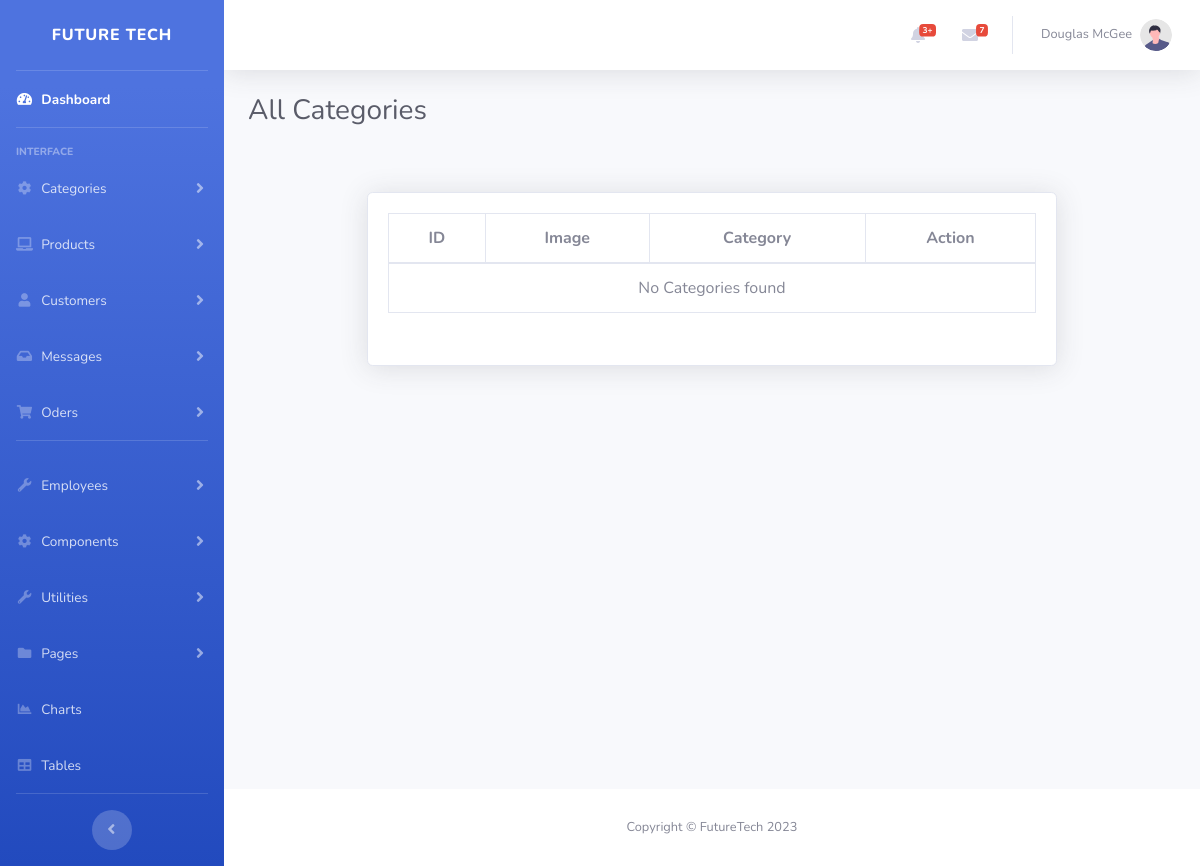
/admin/category_view.php, run on an earlier commit of the app's database.
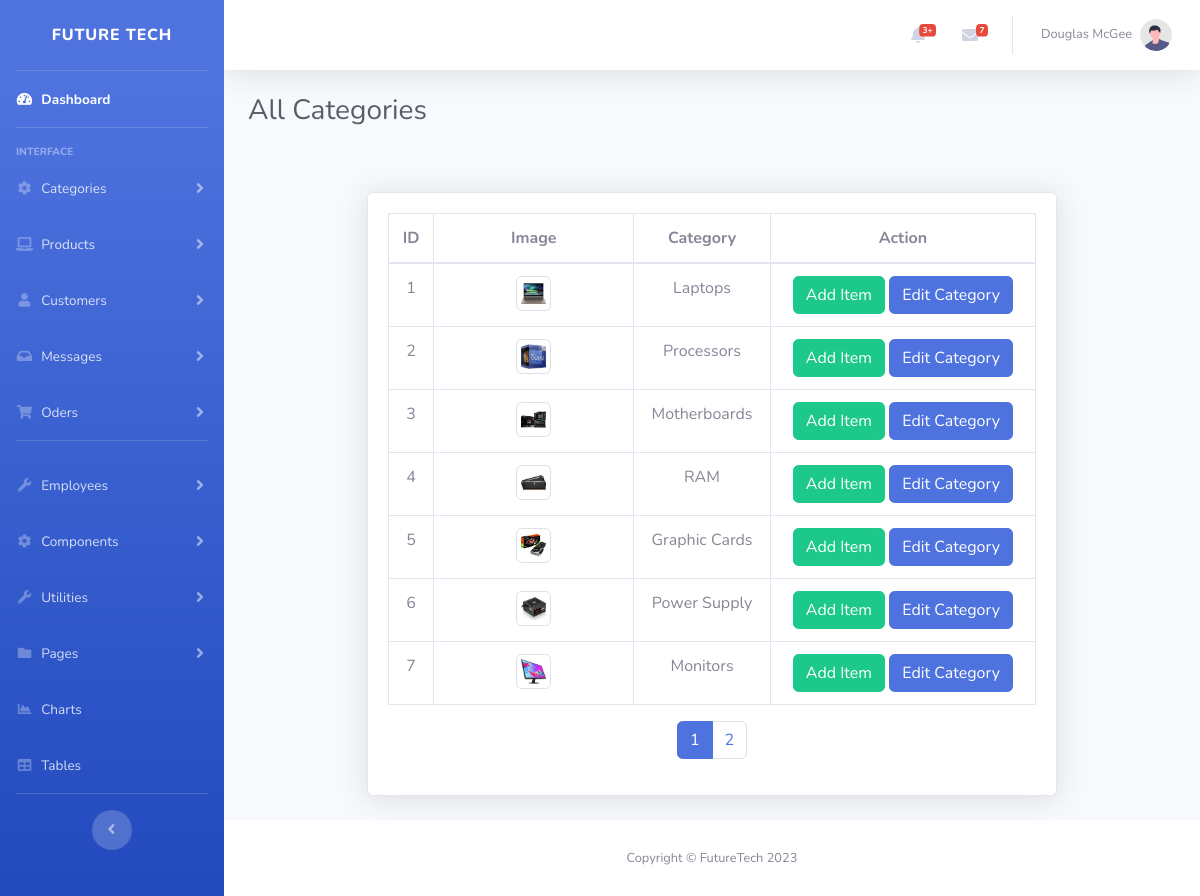
And on a later commit of the database.
### tables this page shows
CREATE TABLE `category` (
  `id` int(11) NOT NULL,
  `name` varchar(50) NOT NULL,
  `image` varchar(100) NOT NULL
);

### admin/category_view.php (the view)
<?php
include 'header.php';
$sql = "SELECT * FROM category";
$result = mysqli_query($conn, $sql);
$totalRows = mysqli_num_rows($result);
$rowsPerPage = 7;
$totalPages = ceil($totalRows / $rowsPerPage);
if (isset($_GET['page'])) {
    $currentPage = $_GET['page'];
} else {
    $currentPage = 1;
}
$offset = ($currentPage - 1) * $rowsPerPage;
$sql .= " LIMIT $offset, $rowsPerPage";
$result = mysqli_query($conn, $sql);
?>
<div class="container-fluid">
    <h1 class="h3 mb-4 text-gray-800">All Categories</h1>
    <div class="row">
        <div class="col-lg-9 mx-auto" style="margin-top: 40px;">
            <div class="card shadow mb-4">
                <div class="card-body">
                    <div class="table-responsive">
                        <table class="table table-bordered text-center" id="dataTable" width="100%" cellspacing="0">
                            <thead>
                                <tr>
                                    <th>ID</th>
                                    <th>Image</th>
                                    <th>Category</th>
                                    <th>Action</th>
                                </tr>
                            </thead>
                            <tbody>
                                <?php
                                $id = ($currentPage - 1) * $rowsPerPage + 1;
                                if (mysqli_num_rows($result) > 0) {
                                    while ($row = mysqli_fetch_assoc($result)) {
                                ?>
                                        <tr>
                                            <td><?php echo $id; ?></td>
                                            <td><img src="assets/images/categories/<?php echo $row['image']; ?>" alt="Category Image" width="20%" class="img-thumbnail"></td>
                                            <td><?php echo $row['name']; ?></td>
                                            <td>
                                                <a href="category_edit.php?id=<?php echo $row['id']; ?>" class="btn btn-success">Add Item</a>
                                                <a href="category_edit.php?id=<?php echo $row['id']; ?>" class="btn btn-primary">Edit Category</a>
                                            </td>
                                        </tr>
                                <?php
                                        $id++;
                                    }
                                } else {
                                    echo '<tr><td colspan="4">No Categories found</td></tr>';
                                }
                                ?>
                            </tbody>
                        </table>
                    </div>
                    <nav>
                        <ul class="pagination justify-content-center">
                            <?php
                            for ($i = 1; $i <= $totalPages; $i++) {
                                $activeClass = ($i == $currentPage) ? 'active' : '';
                            ?>
                                <li class="page-item <?php echo $activeClass; ?>"><a class="page-link" href="?page=<?php echo $i; ?>"><?php echo $i; ?></a></li>
                            <?php
                            }
                            ?>
                        </ul>
                    </nav>
                </div>
            </div>
        </div>
    </div>
</div>
</div>
<?php include 'footer.php'; ?>

### admin/header.php (shortened to what this page needs)
<!DOCTYPE html>
<html lang="en">
<head>
    <link href="vendor/fontawesome-free/css/all.min.css" rel="stylesheet" type="text/css">
    <link href="css/sb-admin-2.min.css" rel="stylesheet">
</head>
<body id="page-top">
    <div id="wrapper">
        <ul class="navbar-nav bg-gradient-primary sidebar sidebar-dark accordion" id="accordionSidebar">
            <a class="sidebar-brand d-flex align-items-center justify-content-center" href="index.php">
                <div class="sidebar-brand-text mx-3">FUTURE TECH</div>
            </a>
            <hr class="sidebar-divider my-0">
            <li class="nav-item active">
                <a class="nav-link" href="index.php">
                    <i class="fas fa-fw fa-tachometer-alt"></i>
                    <span>Dashboard</span></a>
            </li>
            <hr class="sidebar-divider">
            <div class="sidebar-heading">
                Interface
            </div>
            <li class="nav-item">
                <a class="nav-link collapsed" href="#" data-toggle="collapse" data-target="#collapseTwo1"
                    aria-expanded="true" aria-controls="collapseTwo1">
                    <i class="fas fa-fw fa-cog"></i>
                    <span>Categories</span>
                </a>
            </li>
            <li class="nav-item">
                <a class="nav-link collapsed" href="#" data-toggle="collapse" data-target="#collapseTwo2"
                    aria-expanded="true" aria-controls="collapseTwo2">
                    <i class="fas fa-fw fa-laptop"></i>
                    <span>Products</span>
                </a>
            </li>
            <li class="nav-item">
                <a class="nav-link collapsed" href="#" data-toggle="collapse" data-target="#collapseTwo3"
                    aria-expanded="true" aria-controls="collapseTwo3">
                    <i class="fas fa-fw fa-user"></i>
                    <span>Customers</span>
                </a>
            </li>
            <li class="nav-item">
                <a class="nav-link collapsed" href="#" data-toggle="collapse" data-target="#collapseTwo5"
                    aria-expanded="true" aria-controls="collapseTwo5">
                    <i class="fas fa-fw fa-inbox"></i>
                    <span>Messages</span>
                </a>
            </li>
            <li class="nav-item">
                <a class="nav-link collapsed" href="#" data-toggle="collapse" data-target="#collapseTwo4"
                    aria-expanded="true" aria-controls="collapseTwo4">
                    <i class="fas fa-fw fa-shopping-cart"></i>
                    <span>Oders</span>
                </a>
            </li>
            <hr class="sidebar-divider">
            <li class="nav-item">
                <a class="nav-link collapsed" href="#" data-toggle="collapse" data-target="#collapseUtilities7"
                    aria-expanded="true" aria-controls="collapseUtilities7">
                    <i class="fas fa-fw fa-wrench"></i>
                    <span>Employees</span>
                </a>
            </li>
            <li class="nav-item">
                <a class="nav-link collapsed" href="#" data-toggle="collapse" data-target="#collapseTwo"
                    aria-expanded="true" aria-controls="collapseTwo">
                    <i class="fas fa-fw fa-cog"></i>
                    <span>Components</span>
                </a>
            </li>
            <li class="nav-item">
                <a class="nav-link collapsed" href="#" data-toggle="collapse" data-target="#collapseUtilities"
                    aria-expanded="true" aria-controls="collapseUtilities">
                    <i class="fas fa-fw fa-wrench"></i>
                    <span>Utilities</span>
                </a>
            </li>
            <li class="nav-item">
                <a class="nav-link collapsed" href="#" data-toggle="collapse" data-target="#collapsePages"
                    aria-expanded="true" aria-controls="collapsePages">
                    <i class="fas fa-fw fa-folder"></i>
                    <span>Pages</span>
                </a>
            </li>
            <li class="nav-item">
                <a class="nav-link" href="charts.html">
                    <i class="fas fa-fw fa-chart-area"></i>
                    <span>Charts</span></a>
            </li>
            <li class="nav-item">
                <a class="nav-link" href="tables.html">
                    <i class="fas fa-fw fa-table"></i>
                    <span>Tables</span></a>
            </li>
            <hr class="sidebar-divider d-none d-md-block">
            <div class="text-center d-none d-md-inline">
                <button class="rounded-circle border-0" id="sidebarToggle"></button>
            </div>
        </ul>
<div id="content-wrapper" class="d-flex flex-column">
<div id="content">
    <nav class="navbar navbar-expand navbar-light bg-white topbar mb-4 static-top shadow">
        <ul class="navbar-nav ml-auto">
            <li class="nav-item dropdown no-arrow mx-1">
                <a class="nav-link dropdown-toggle" href="#" id="alertsDropdown" role="button"
                    data-toggle="dropdown" aria-haspopup="true" aria-expanded="false">
                    <i class="fas fa-bell fa-fw"></i>
                    <span class="badge badge-danger badge-counter">3+</span>
                </a>
            </li>
            <li class="nav-item dropdown no-arrow mx-1">
                <a class="nav-link dropdown-toggle" href="#" id="messagesDropdown" role="button"
                    data-toggle="dropdown" aria-haspopup="true" aria-expanded="false">
                    <i class="fas fa-envelope fa-fw"></i>
                    <span class="badge badge-danger badge-counter">7</span>
                </a>
            </li>
            <li class="nav-item dropdown no-arrow">
                <a class="nav-link dropdown-toggle" href="#" id="userDropdown" role="button" data-toggle="dropdown"
                    aria-haspopup="true" aria-expanded="false">
                    <span class="mr-2 d-none d-lg-inline text-gray-600 small">Douglas McGee</span>
                    <img class="img-profile rounded-circle" src="img/undraw_profile.svg">
                </a>
            </li>
        </ul>
    </nav>

### admin/footer.php (shortened to what this page needs)
<footer class="sticky-footer bg-white">
        <div class="container my-auto">
            <div class="copyright text-center my-auto">
                <span>Copyright &copy; FutureTech 2023</span>
            </div>
        </div>
    </footer>
</div>
</div>
</body>
</html>

What changed in the data, as far as the page shows it:
added category: image (picture), name "Laptops"
added category: image (picture), name "Processors"
added category: image (picture), name "Motherboards"
added category: image (picture), name "RAM"
added category: image (picture), name "Graphic Cards"
added category: image (picture), name "Power Supply"
added category: image (picture), name "Monitors"
Also different on the page:
new list line: "1"
new list line: "2"
text no longer shown: "No Categories found"
